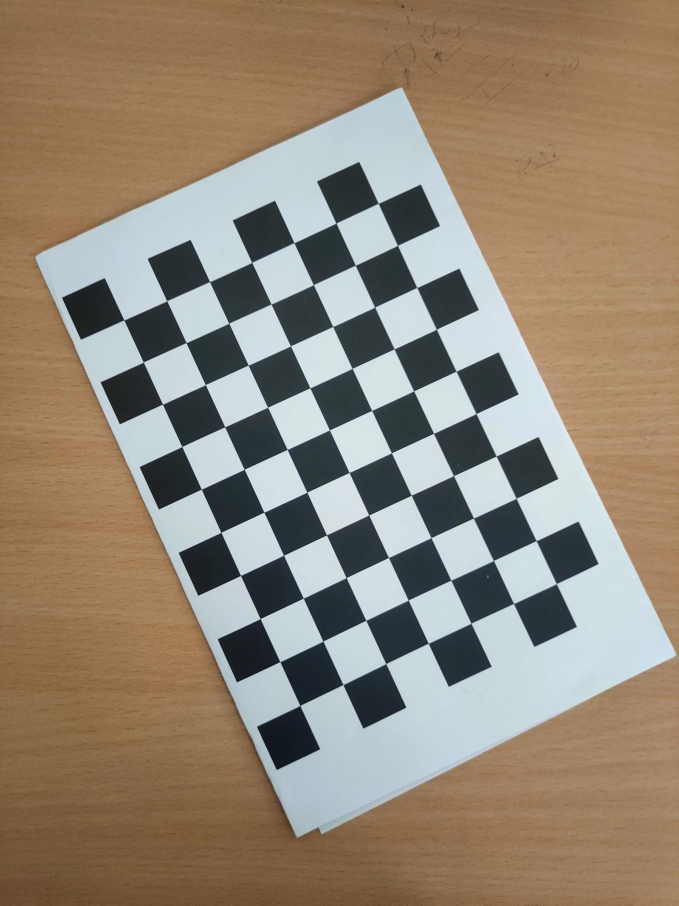
#> input picture img/calibrationOpenCV/calibrationOpenCV (1).png, 1358 x 1811 px (shown at 1/2 size); the run also reads 1 picture not shown here
$ jupyter execute AugmentedReality.ipynb
#> lines starting #> are read from the running program, lines starting #| are printed output that depends on the picture; after the words box and inside, x2 and y2 are one past the last pixel; in counts of white or black regions, pixels touching at a corner belong together; pictures that were not available may be replaced by others from this repository, and a replacement may not be noted
[cell 1]
import cv2
import math
import threading
import numpy as np
import matplotlib.pyplot as plt
from collections import deque
import glob

[cell 2]
#path where Data of the images is
#path where the 3D model
#name of the 3D model to be rendered
#output video name
#Name of the reference image
imgPath="img/"
modelPath="models/"
modelName="fox.obj"
outPath="outfox.avi"
referenceImgName='referenceImgAM.png'

[cell 3]
#capturing the frames from the video
def FrameCapture(path):
    video = cv2.VideoCapture(path)
    success = 1
    images=[]
    while success:
        success, image = video.read()
        images.append(image)
    return images

[cell 4]
#function to read the 3D object obtained from internet
#can be obtained from http://www.pygame.org/wiki/OBJFileLoader
class OBJ:
    # [43 lines left out: function __init__, not called in this run]

[cell 5]
#finding the projection matrix
# [22 lines left out: function findPMatrix, not called in this run]

[cell 6]
#rendering the 3Dmodel to the image using fillConvexPoly
# [14 lines left out: function projectModel, not called in this run]

[cell 7]
#function to create the Augmented reality video
# [32 lines left out: function createARVideo, not called in this run]

[cell 8]
#saving the video from a list of frames
# [7 lines left out: function saveVideo, not called in this run]

[cell 9]
#calibrating camera using OpenCV method
#https://www.geeksforgeeks.org/camera-calibration-with-python-opencv/
def cameraCalibrationOpenCV(images):
    CHECKERBOARD = (7, 10)
    criteria = (cv2.TERM_CRITERIA_EPS +
                cv2.TERM_CRITERIA_MAX_ITER, 30, 0.001)
    threedpoints = []
    twodpoints = []
    objectp3d = np.zeros((1, CHECKERBOARD[0]
                          * CHECKERBOARD[1],
                          3), np.float32)
    objectp3d[0, :, :2] = np.mgrid[0:CHECKERBOARD[0],
                                   0:CHECKERBOARD[1]].T.reshape(-1, 2)
    prev_img_shape = None
    for filename in images:
        image = cv2.imread(filename)
#> image is the input picture: shape (1811, 1358, 3); mean B, G, R 117.1, 134.1, 147.8
        grayColor = cv2.cvtColor(image, cv2.COLOR_BGR2GRAY)
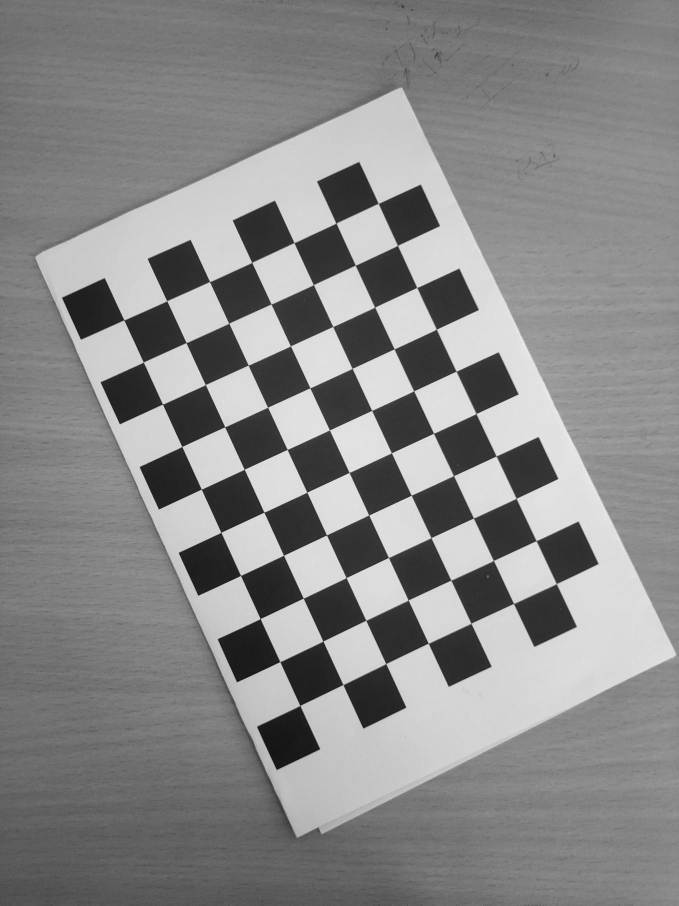
#> grayColor: shape (1811, 1358) (shown at 1/2 size); min 2, max 247, mean 136.3
        ret, corners = cv2.findChessboardCorners(
                        grayColor, CHECKERBOARD,
                        cv2.CALIB_CB_ADAPTIVE_THRESH
                        + cv2.CALIB_CB_FAST_CHECK +
                        cv2.CALIB_CB_NORMALIZE_IMAGE)
#> ret = True; corners = 70 rows, first 8: [248.3, 640.4], [333.8, 602.1], [419.6, 563.6], [504, 525.3], [588.5, 485.8], [672.3, 446.7], [756.8, 407.5], [287.2, 724.5]
        if ret == True:
            threedpoints.append(objectp3d)
            corners2 = cv2.cornerSubPix(
                grayColor, corners, (11, 11), (-1, -1), criteria)
#> corners2 = 70 rows, first 8: [248.3, 640.4], [334, 602.1], [419.6, 563.7], [504, 525.3], [588.5, 485.9], [672.4, 446.7], [756.9, 407.3], [287.1, 724.6]

            twodpoints.append(corners2)
#> pass 2 of the loop in cameraCalibrationOpenCV, `for filename in images:`:
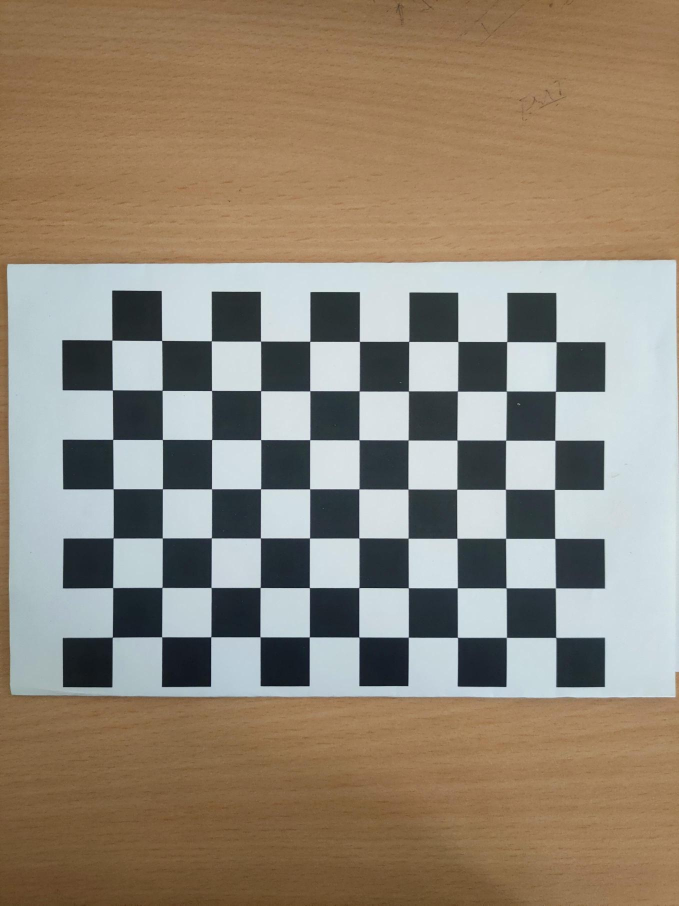
#> input picture img/calibrationOpenCV/calibrationOpenCV (4).png, 1358 x 1811 px (shown at 1/2 size)
#> in cameraCalibrationOpenCV, image is the input picture: shape (1811, 1358, 3); mean B, G, R 117.9, 134.2, 145.9
#> in cameraCalibrationOpenCV, `grayColor = cv2.cvtColor(image, cv2.COLOR_BGR2GRAY)`:
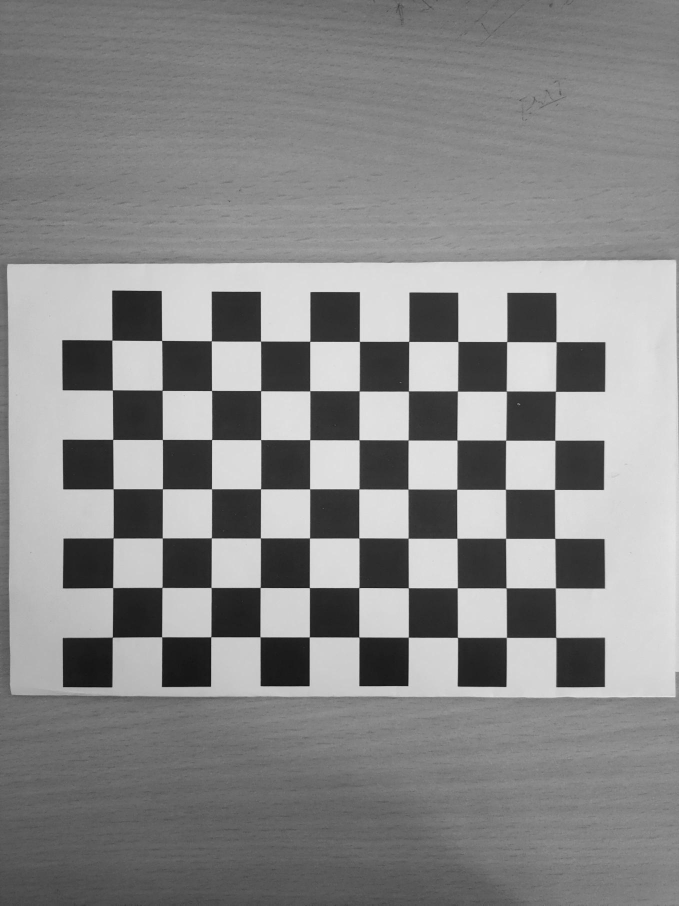
#> grayColor: shape (1811, 1358) (shown at 1/2 size); min 9, max 245, mean 135.9
#> corners = 70 rows, first 8: [225.1, 1274.7], [225.8, 1175.6], [226.5, 1076.3], [226.5, 978.2], [225.8, 879.3], [225.1, 780.6], [224.3, 680.6], [323.8, 1273.9]
#> corners2 = 70 rows, first 8: [225.1, 1274.7], [225.9, 1175.7], [226.6, 1076.4], [226.6, 978.2], [226, 879.3], [225.2, 780.5], [224.3, 680.6], [323.8, 1274.2]
    ret, matrix, distortion, r_vecs, t_vecs = cv2.calibrateCamera(
    threedpoints, twodpoints, grayColor.shape[::-1], None, None)
#> ret = 0.638; matrix = [[2711.9, 0, 888.4], [0, 2715.8, 930.7], [0, 0, 1]]; distortion = [[0.351, -6.11, -0.00042, 0.0136, 44.79]]; r_vecs = ([-0.0624, -0.0458, -0.437], [0.0221, -0.0133, -1.57]); t_vecs = ([-6.87, -3.1, 29.09], [-6.74, 3.48, 27.55])
    return matrix

[cell 10]
#finding the projection matrix
# [24 lines left out: function findPMatrix, not called in this run]

[cell 11]
def findLineEquation(x,y):
    m = (y[1] - x[1]) / (y[0] - x[0])
    return -m, 1.0, m*y[0]-y[1]

[cell 12]
#finding the point of intersection
def findVP(points):
    a1, b1, c1 = findLineEquation(points[0], points[1])
    a2, b2, c2 = findLineEquation(points[2], points[3])
    VP = findIntersection((a1, b1, c1), (a2, b2, c2))
    return VP
def findIntersection(l1, l2):
    (a1, b1, c1) = l1
    (a2, b2, c2) = l2
    x = (-c2 + c1) / (-a1 + a2)
    y = (-a1 * x) - c1
    return (x, y)

[cell 13]
#finding K if fx=fy and s=0
def findK(VP):
    Omega = []
    for i, point_i in enumerate(VP):
        for j, point_j in enumerate(VP):
            if i != j and j > i:
                P1 = [point_i[0],point_i[1],1.0]
                P2 = [point_j[0],point_j[1],1.0]
                Omega.append([P1[0]*P2[0]+P1[1]*P2[1],P1[0]*P2[2]+P1[2]*P2[0],P1[1]*P2[2]+P1[2]*P2[1],P1[2]*P2[2]])
    Omega = np.array(Omega)
    U, S, V = np.linalg.svd(Omega)
    x1, x2, x3, x4 = V.T[:,-1]
    x = np.array([[x1, 0., x2],
                  [0., x1, x3],
                  [x2, x3, x4]])
    KT = np.linalg.cholesky(x)
    K = np.linalg.inv(KT.T)
    K = K / K[-1, -1]
    return K

[cell 14]
#finding K if fx!=fy and s=0
# [18 lines left out: function findKNonSameF, not called in this run]

[cell 15]
#function to calibrate the camera
def cameracalibrationVanishingPoints(p1,p2,p3):
    VP1 = findVP(p1)
    VP2 = findVP(p2)
    VP3 = findVP(p3)
    VPoints = [VP1,VP2, VP3]
    return findK(VPoints)

[cell 16]
# [7 lines left out: function cameracalibrationVanishingPointsNonSameF, not called in this run]

[cell 17]
calibrationImagesOpenCV=glob.glob(imgPath+'calibrationOpenCV/calibration*.png')
KOpenCV=cameraCalibrationOpenCV(calibrationImagesOpenCV)
#> KOpenCV has the same summary as matrix in cameraCalibrationOpenCV

[cell 18]
print("The intrinsic matrix obtained from opencv is ", KOpenCV)
#| The intrinsic matrix obtained from opencv is  [[2.71193257e+03 0.00000000e+00 8.88362249e+02]
#|  [0.00000000e+00 2.71582195e+03 9.30724747e+02]
#|  [0.00000000e+00 0.00000000e+00 1.00000000e+00]]

[cell 19]
#displaying the points chosen for calibration
p1=np.array([[69,979],[635,1537],[254,1040],[511,1269]])
p2=np.array([[448,526],[779,372],[674,670],[995,470]])
p3=np.array([[358,751],[385,1025],[568,890],[559,1088]])
p4=np.array([[694,1304],[981,1020],[758,1423],[1075,1065]])
img = cv2.imread('img/checkerboardCube.png')
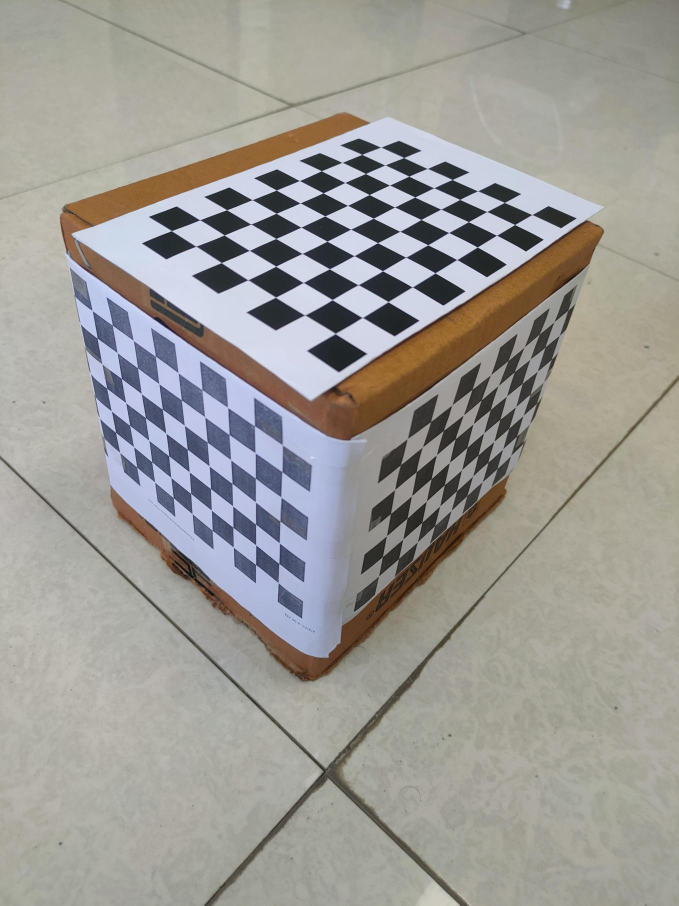
#> input picture img/checkerboardCube.png, 1358 x 1811 px (shown at 1/2 size)
#> img is the input picture: shape (1811, 1358, 3); mean B, G, R 149.9, 154.7, 156.5
for i in range(len(p1)):
    cv2.circle(img, (int(p1[i][0]),int(p1[i][1])), 10, (255, 0, 0), 5)
    cv2.circle(img, (int(p2[i][0]),int(p2[i][1])), 10, (255, 0, 0), 5)
    cv2.circle(img, (int(p3[i][0]),int(p3[i][1])), 10, (255, 0, 0), 5)
    cv2.circle(img, (int(p4[i][0]),int(p4[i][1])), 10, (255, 0, 0), 5)
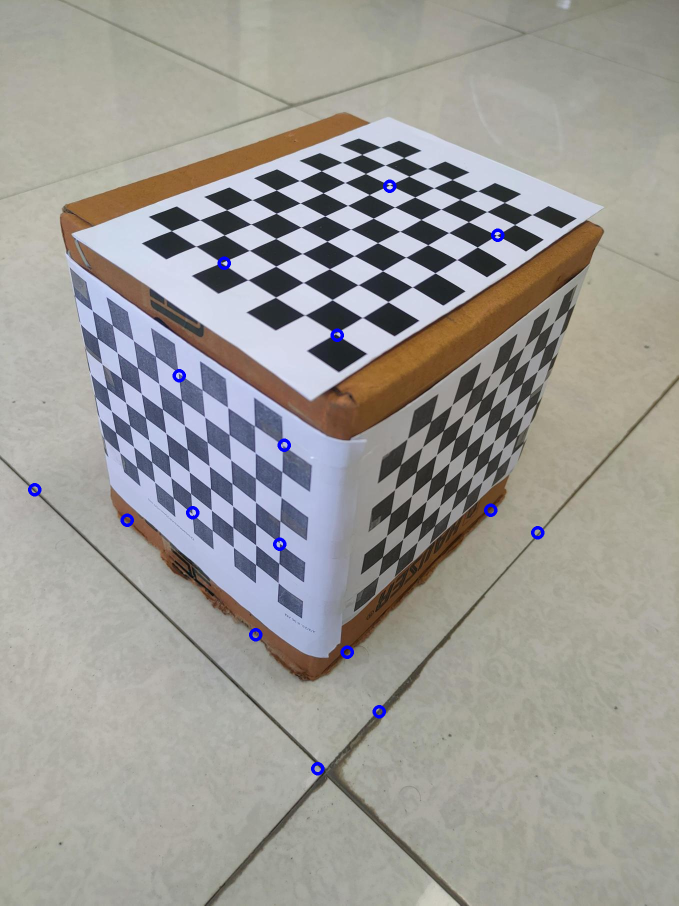
#> img: shape (1811, 1358, 3) (shown at 1/2 size); 0.28% of pixels changed, all inside (x1, y1, x2, y2) = (56, 359, 1089, 1551)
plt.imshow(img)

[cell 20]
KVP=cameracalibrationVanishingPoints(p1,p2,p3)

[cell 21]
print("The intrinsic matrix obtained from opencv is ", KVP)

[cell 22]
images=FrameCapture(imgPath+"videoAM2.mp4")
